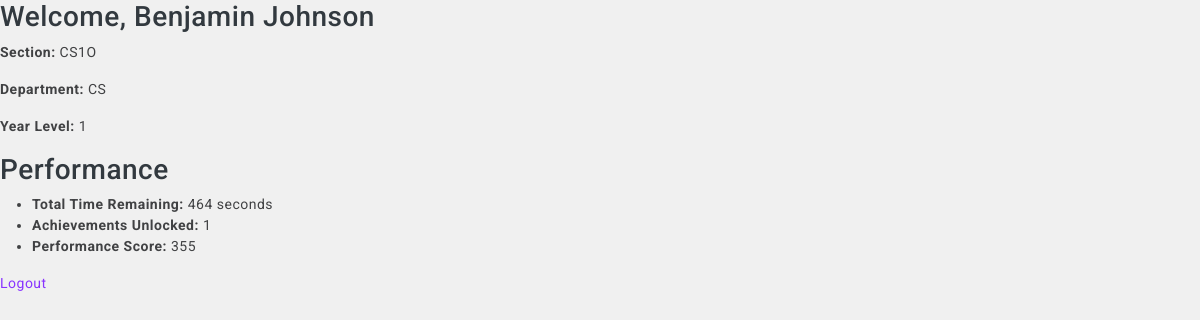
The page /student/dashboard/ (signed in) on the database its author committed.
### StudentManagementSystem/models/student.py (models this page shows, shortened)
class Student(models.Model):
    student_id = models.CharField(max_length=50, unique=True)  # unique username or ID
    first_name = models.CharField(max_length=150)
    last_name = models.CharField(max_length=150)
    date_of_birth = models.DateField(null=True, blank=True)
    password = models.CharField(max_length=128)  # should be hashed
    year_level = models.ForeignKey(YearLevel, on_delete=models.CASCADE, null=True, blank=True)
    section = models.ForeignKey(Section, on_delete=models.CASCADE, null=True, blank=True)
    role = models.CharField(
        max_length=20,
        choices=Role.choices,
        default=Role.STUDENT  # Default to 'Student' role
    )
    @property
    def full_section(self):
        if self.section:
            return f"{self.section.department.name}{self.section.year_level.year}{self.section.letter}"
        return "N/A"

### StudentManagementSystem/models/department.py (models this page shows, shortened)
class Department(models.Model):
    name = models.CharField(max_length=50, unique=True)  # e.g. "CS", "IT"

### StudentManagementSystem/views/students/dashboard_students.py (the view)
def student_dashboard(request):
    student_id = request.session.get('user_id')
    if not student_id:
        return redirect('unified_login')
    try:
        student = Student.objects.get(id=student_id)
    except Student.DoesNotExist:
        return redirect('unified_login')
    performance = get_student_performance(student)
    return render(request, 'students/dashboard.html', {
        'student': student,
        'performance': performance,
    })

### StudentManagementSystem/templates/students/dashboard.html (shortened to what this page needs)
{% extends 'base.html' %}
{% block content %}
    {% include 'students/student_info.html' %}
    {% include 'students/student_performance.html' %}
    <p><a href="{% url 'unified_logout' %}">Logout</a></p>
{% endblock %}

### StudentManagementSystem/templates/students/student_info.html
{% block student_info %}
    <h3>Welcome, {{ student.first_name }} {{ student.last_name }}</h3>
    <p><strong>Section:</strong> {{ performance.section }}</p>
    <p><strong>Department:</strong> {{ performance.department }}</p>
    <p><strong>Year Level:</strong> {{ performance.year_level }}</p>
{% endblock %}

### assets/css/app.css (style rules this page uses)
html { scroll-behavior: smooth; }
body { font-size: 14px; color: #404143; background-color: #f0f0f0; letter-spacing: 0.5px; overflow-x: hidden; font-family: 'Roboto', sans-serif; }
a { text-decoration: none; }

### rows shown on the page
Student: first_name "Benjamin", last_name "Johnson"
Department: department "CS"

### other values the page prints
{{ performance.section }} "CS1O"
{{ performance.year_level }} "1"
{{ performance.total_time_remaining }} "464"
{{ performance.achievements_unlocked }} "1"
{{ performance.score }} "355"
